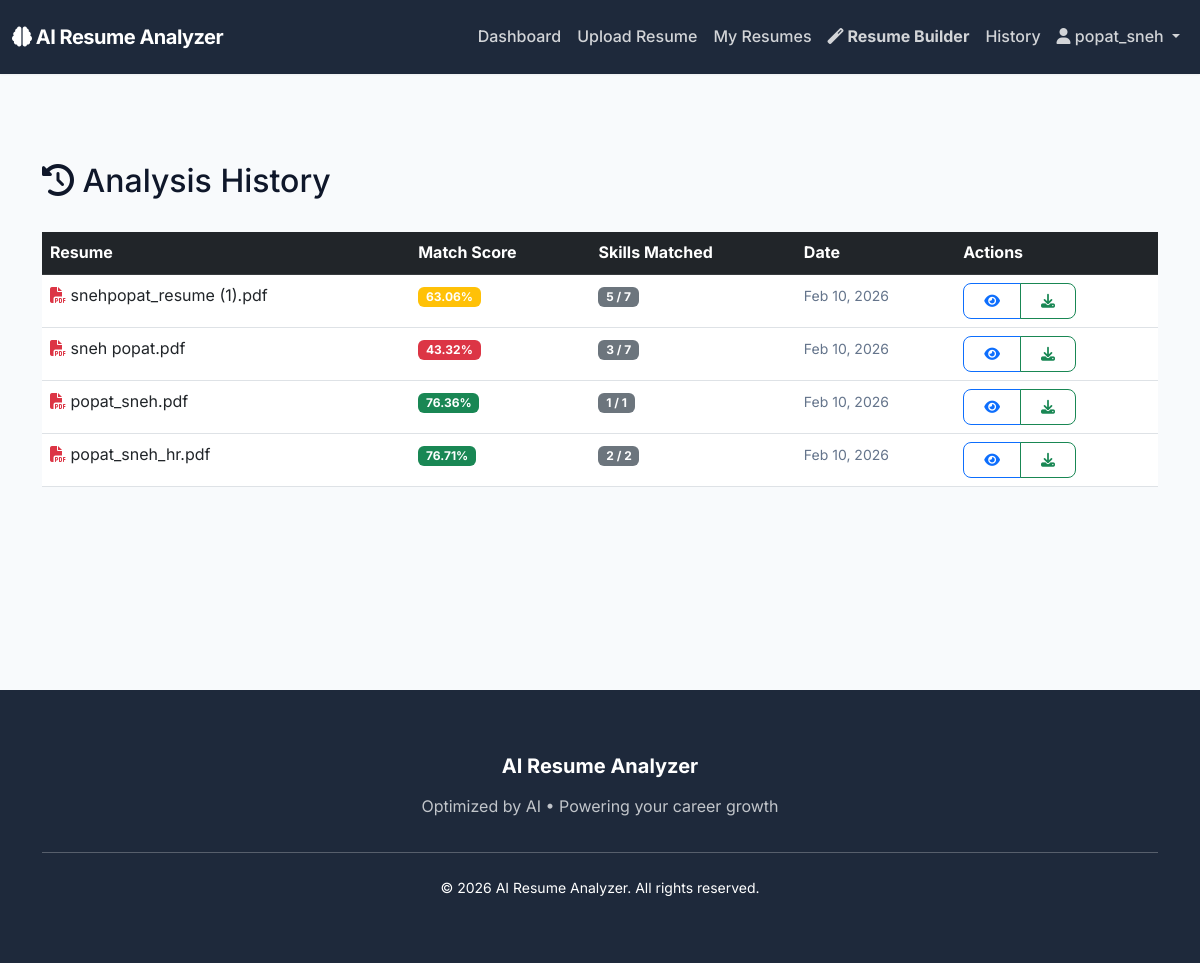
/analysis/history (signed in), run on the app's committed database.
### flask_app/models.py (models this page shows, shortened)
class User(UserMixin, db.Model):
    __tablename__ = 'users'
    id = db.Column(db.String(36), primary_key=True, default=lambda: str(uuid.uuid4()))
    username = db.Column(db.String(80), unique=True, nullable=False, index=True)
    email = db.Column(db.String(120), unique=True, nullable=False, index=True)
    password_hash = db.Column(db.String(255), nullable=False)
    first_name = db.Column(db.String(100))
    last_name = db.Column(db.String(100))
    created_at = db.Column(db.DateTime, default=datetime.utcnow)
    updated_at = db.Column(db.DateTime, default=datetime.utcnow, onupdate=datetime.utcnow)
    is_admin = db.Column(db.Boolean, default=False)
    role = db.Column(db.String(20), default='user')
    resumes = db.relationship('Resume', backref='user', lazy=True, cascade='all, delete-orphan')
    analyses = db.relationship('Analysis', backref='user', lazy=True, cascade='all, delete-orphan')

class Analysis(db.Model):
    __tablename__ = 'analyses'
    id = db.Column(db.String(36), primary_key=True, default=lambda: str(uuid.uuid4()))
    user_id = db.Column(db.String(36), db.ForeignKey('users.id'), nullable=False)
    resume_id = db.Column(db.String(36), db.ForeignKey('resumes.id'), nullable=False)
    job_id = db.Column(db.String(36), db.ForeignKey('job_postings.id'), nullable=True)
    match_score = db.Column(db.Float, default=0.0)
    matched_skills = db.Column(db.JSON, default=list)
    missing_skills = db.Column(db.JSON, default=list)
    suggestions = db.Column(db.JSON, default=list)
    match_percentage = db.Column(db.Integer, default=0)
    ats_score = db.Column(db.Float, default=0.0)
    ats_details = db.Column(db.JSON, default=dict)
    interview_questions = db.Column(db.JSON, default=list)
    skill_resources = db.Column(db.JSON, default=list)
    job_description = db.Column(db.Text)
    created_at = db.Column(db.DateTime, default=datetime.utcnow)
    updated_at = db.Column(db.DateTime, default=datetime.utcnow, onupdate=datetime.utcnow)

class Resume(db.Model):
    __tablename__ = 'resumes'
    id = db.Column(db.String(36), primary_key=True, default=lambda: str(uuid.uuid4()))
    user_id = db.Column(db.String(36), db.ForeignKey('users.id'), nullable=False)
    filename = db.Column(db.String(255), nullable=False)
    filepath = db.Column(db.String(500), nullable=False)
    extracted_text = db.Column(db.Text)
    extracted_skills = db.Column(db.JSON, default=list)
    created_at = db.Column(db.DateTime, default=datetime.utcnow)
    updated_at = db.Column(db.DateTime, default=datetime.utcnow, onupdate=datetime.utcnow)
    analyses = db.relationship('Analysis', backref='resume', lazy=True, cascade='all, delete-orphan')

### flask_app/routes/analysis.py (the view)
@analysis_bp.route('/history')
@login_required
def history():
    analyses = Analysis.query.filter_by(user_id=current_user.id).order_by(Analysis.created_at.desc()).all()
    return render_template('analysis/history.html', analyses=analyses,
                         score_label_fn=get_score_label,
                         score_color_fn=get_score_color,
                         truncate_fn=truncate_text)

### flask_app/routes/resume.py (called while the page is built)
@resume_bp.app_context_processor
def utility_processor():
    return dict(include_static_css=lambda x: "")

### flask_app/utils.py (called while the page is built)
def truncate_text(text, max_length=100):
    if len(text) > max_length:
        return text[:max_length] + '...'
    return text

### run.py (called while the page is built)
@login_manager.user_loader
def load_user(user_id):
    return User.query.get(user_id)

@app.before_request
def before_request():
    from flask import session
    session.permanent = True
    app.permanent_session_lifetime.total_seconds()

### flask_app/templates/analysis/history.html (shortened to what this page needs)
{% extends "base.html" %}
{% block content %}
<div class="container my-5">
    <div class="row mb-4">
        <div class="col">
            <h2><i class="fas fa-history"></i> Analysis History</h2>
        </div>
    </div>
    {% if analyses %}
        <div class="table-responsive">
            <table class="table table-hover">
                <thead class="table-dark">
                    <tr>
                        <th>Resume</th>
                        <th>Match Score</th>
                        <th>Skills Matched</th>
                        <th>Date</th>
                        <th>Actions</th>
                    </tr>
                </thead>
                <tbody>
                    {% for analysis in analyses %}
                        <tr>
                            <td>
                                <i class="fas fa-file-pdf text-danger"></i>
                                {{ truncate_fn(analysis.resume.filename, 30) }}
                            </td>
                            <td>
                                <span class="badge bg-{% if analysis.match_score >= 75 %}success{% elif analysis.match_score >= 50 %}warning{% else %}danger{% endif %}">
                                    {{ analysis.match_score }}%
                                </span>
                            </td>
                            <td>
                                <span class="badge bg-secondary">{{ analysis.matched_skills|length }} / {{ (analysis.matched_skills|length) + (analysis.missing_skills|length) }}</span>
                            </td>
                            <td>
                                <small class="text-muted">{{ analysis.created_at.strftime('%b %d, %Y') }}</small>
                            </td>
                            <td>
                                <div class="btn-group btn-group-sm" role="group">
                                    <a href="{{ url_for('analysis.view_analysis', analysis_id=analysis.id) }}" class="btn btn-outline-primary" title="View Details">
                                        <i class="fas fa-eye"></i>
                                    </a>
                                    <a href="{{ url_for('analysis.download_report', analysis_id=analysis.id) }}" class="btn btn-outline-success" title="Download Report">
                                        <i class="fas fa-download"></i>
                                    </a>
                                </div>
                            </td>
                        </tr>
                    {% endfor %}
                </tbody>
            </table>
        </div>
    {% endif %}
</div>
{% endblock %}

### flask_app/templates/base.html (shortened to what this page needs)
<!DOCTYPE html>
<html lang="en">
<head>
    <link href="https://cdn.jsdelivr.net/npm/bootstrap@5.3.0/dist/css/bootstrap.min.css" rel="stylesheet">
    <link rel="stylesheet" href="https://cdnjs.cloudflare.com/ajax/libs/font-awesome/6.4.0/css/all.min.css">
    <link rel="stylesheet" href="{{ url_for('static', filename='css/style.css') }}">
    <link rel="stylesheet" href="{{ url_for('static', filename='css/resume.css') }}">
</head>
<body>
    <nav class="navbar navbar-expand-lg navbar-dark bg-primary">
        <div class="container-fluid">
            <a class="navbar-brand fw-bold" href="{{ url_for('main.index') }}">
                <i class="fas fa-brain"></i> AI Resume Analyzer
            </a>
            <div class="collapse navbar-collapse" id="navbarNav">
                <ul class="navbar-nav ms-auto">
                    {% if current_user.is_authenticated %}
                    {% if current_user.role == 'hr' %}
                    <li class="nav-item">
                        <a class="nav-link" href="{{ url_for('hr.dashboard') }}">HR Dashboard</a>
                    </li>
                    <li class="nav-item">
                        <a class="nav-link" href="{{ url_for('hr.jobs') }}">My Jobs</a>
                    </li>
                    <li class="nav-item">
                        <a class="nav-link" href="{{ url_for('hr.add_job') }}">Post New Job</a>
                    </li>
                    {% else %}
                    <li class="nav-item">
                        <a class="nav-link" href="{{ url_for('main.dashboard') }}">Dashboard</a>
                    </li>
                    {% if current_user.is_admin %}
                    <li class="nav-item">
                        <a class="nav-link fw-bold text-warning" href="{{ url_for('admin.dashboard') }}">Admin Panel</a>
                    </li>
                    {% else %}
                    <li class="nav-item">
                        <a class="nav-link" href="{{ url_for('analysis.upload_resume') }}">Upload Resume</a>
                    </li>
                    <li class="nav-item">
                        <a class="nav-link" href="{{ url_for('analysis.resume_list') }}">My Resumes</a>
                    </li>
                    <li class="nav-item">
                        <a class="nav-link fw-bold text-info" href="{{ url_for('resume.builder') }}">
                            <i class="fas fa-magic"></i> Resume Builder
                        </a>
                    </li>
                    <li class="nav-item">
                        <a class="nav-link" href="{{ url_for('analysis.history') }}">History</a>
                    </li>
                    {% endif %}
                    {% endif %}
                    <li class="nav-item dropdown">
                        <a class="nav-link dropdown-toggle" href="#" id="userDropdown" role="button"
                            data-bs-toggle="dropdown">
                            <i class="fas fa-user"></i> {{ current_user.username }}
                        </a>
                    </li>
                    {% endif %}
                </ul>
            </div>
        </div>
    </nav>
    <main class="container-fluid py-4">
        {% block content %}{% endblock %}
    </main>
    <footer class="text-white text-center">
        <div class="container">
            <div class="row mb-4">
                <div class="col-md-12">
                    <h5 class="fw-bold mb-3">AI Resume Analyzer</h5>
                    <p class="text-light opacity-75">Optimized by AI • Powering your career growth</p>
                </div>
            </div>
            <hr class="opacity-25 mb-4">
            <p class="small mb-0">&copy; 2026 AI Resume Analyzer. All rights reserved.</p>
        </div>
    </footer>
</body>
</html>

### flask_app/static/css/style.css (style rules this page uses)
:root { --primary-color: #1E293B; --primary-hover: #334155; --accent-color: #3B82F6; --accent-hover: #2563EB; --success-color: #10B981; --warning-color: #F59E0B; --danger-color: #EF4444; --bg-main: #F8FAFC; --bg-card: #FFFFFF; --text-main: #0F172A; --text-muted: #64748B; --border-color: #E2E8F0; --border-radius: 8px; --shadow-sm: 0 1px 2px 0 rgba(0, 0, 0, 0.05); --shadow-md: 0 4px 6px -1px rgba(0, 0, 0, 0.1), 0 2px 4px -1px rgba(0, 0, 0, 0.06); --transition: all 0.2s cubic-bezier(0.4, 0, 0.2, 1); }
body { font-family: 'Inter', 'Segoe UI', system-ui, -apple-system, sans-serif; background-color: var(--bg-main); color: var(--text-main); line-height: 1.6; }
main { min-height: calc(100vh - 200px); }
.navbar { background-color: var(--primary-color) !important; padding: 1rem 0; box-shadow: var(--shadow-sm); }
.navbar-brand { font-weight: 700; font-size: 1.25rem; letter-spacing: -0.025em; }
.nav-link { font-weight: 500; color: rgba(255, 255, 255, 0.8) !important; transition: var(--transition); }
.btn { border-radius: var(--border-radius); padding: 0.625rem 1.25rem; font-weight: 600; transition: var(--transition); display: inline-flex; align-items: center; gap: 0.5rem; }
footer { background-color: var(--primary-color) !important; color: #94A3B8; padding: 4rem 0; border-top: none; }
footer p { margin-bottom: 0.5rem; }
.text-muted { color: var(--text-muted) !important; }
.bg-primary { background-color: var(--primary-color) !important; }

### data on the page
User: username "popat_sneh"
Analysis: match_score "63.06", matched_skills|length "5", matched_skills "7", created_at "Feb 10, 2026"
Resume: filename "snehpopat_resume (1).pdf"
Analysis: match_score "43.32", matched_skills|length "3", matched_skills "7", created_at "Feb 10, 2026"
Resume: filename "sneh popat.pdf"
Analysis: match_score "76.36", matched_skills|length "1", matched_skills "1", created_at "Feb 10, 2026"
Resume: filename "popat_sneh.pdf"
Analysis: match_score "76.71", matched_skills|length "2", matched_skills "2", created_at "Feb 10, 2026"
Resume: filename "popat_sneh_hr.pdf"
